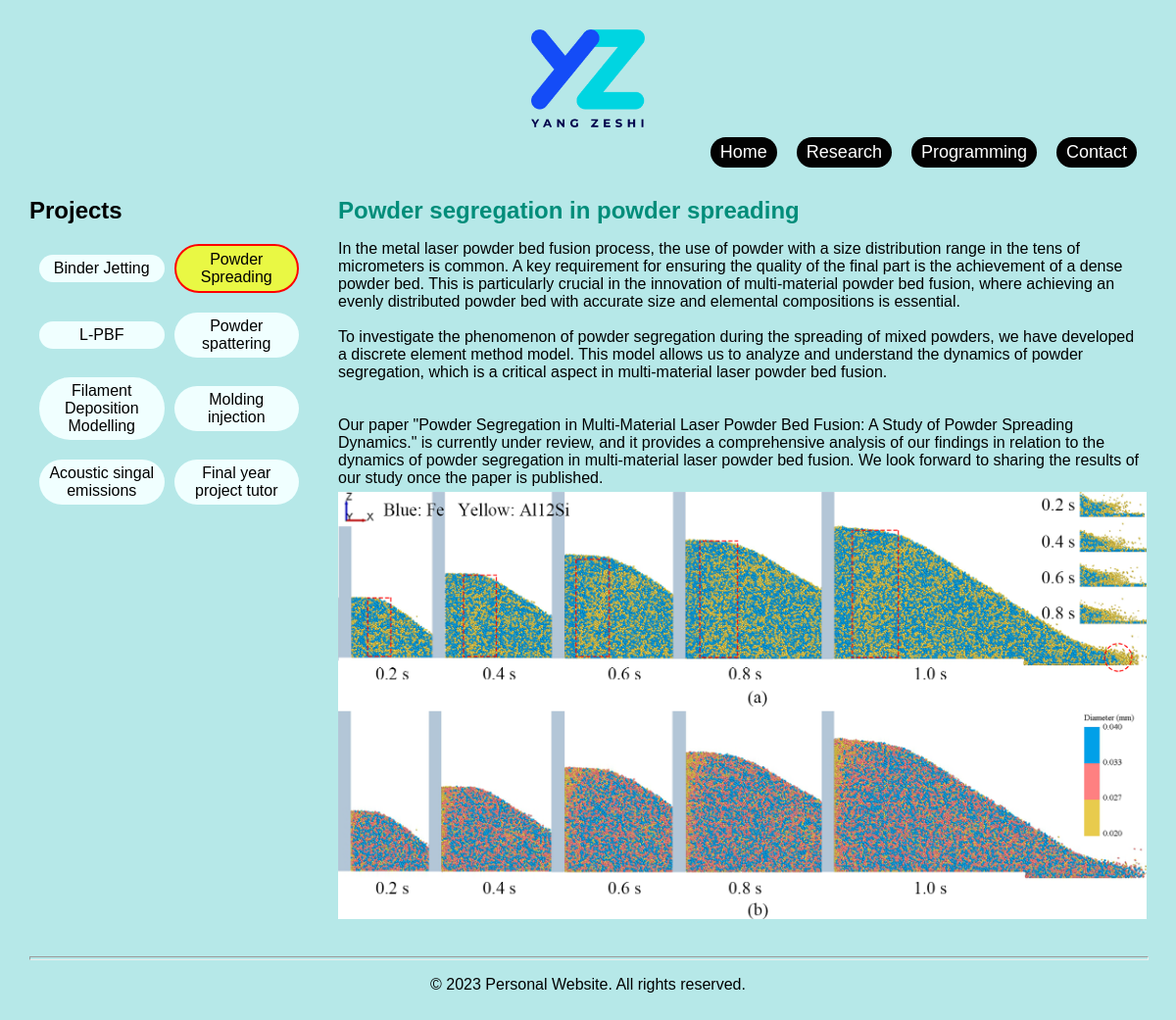
Screenshot of /research/2 with the database file from the repository.
### tables this page shows
CREATE TABLE "research_projects" (
    id INTEGER PRIMARY KEY AUTOINCREMENT,
    title TEXT NOT NULL,
    content TEXT NOT NULL
, full_title text);

### app.py (the view)
@app.route('/research/<int:intro_id>')
def show_intro_1(intro_id):
    db = get_db()
    cursor = db.execute('SELECT * FROM research_projects')
    intros = cursor.fetchall()
    session['intro_id'] = intro_id
    image_src = [url_for('static', filename=f'images/research/{intro_id}.png')]
    file_path = image_src[0].lstrip('/')
    if os.path.exists(file_path)==False:
        image_src=['']
    return render_template('/research projects/research_projects.html',intro=intros[intro_id-1],image_srcs=image_src)

### app.py (called while the page is built)
def get_db():
    db=getattr(g,'_database', None)
    if db is None:
        db=g._datase=sqlite3.connect(app.config['DATABASE'])
        db.row_factory=sqlite3.Row
    return db

@app.teardown_appcontext
def close_connection(exception):
    db = getattr(g, '_database', None)
    if db is not None:
        db.close()

@app.context_processor
def inject_intros():
    db = get_db()
    research_cursor = db.execute('SELECT * FROM research_projects')
    research_intros = research_cursor.fetchall()
    programming_cursor = db.execute('SELECT * FROM programming_projects')
    programming_intros = programming_cursor.fetchall()
    intro_id = session.get('intro_id')
    return dict(research_intros=research_intros, programming_intros=programming_intros, intro_id=intro_id)

### templates/research projects/research_projects.html (shortened to what this page needs)
<!DOCTYPE html>
{% extends 'base.html' %}
{% block content %}
<html>
<head>
    <link rel="stylesheet" type="text/css" href="{{ url_for('static', filename='styles/main.css') }}">
</head>
<body>
  <div class="grid-container">
    <div class="grid1">
      {% include 'research projects/project_tree.html' %}
    </div>
    <div class="grid2">
      <div class="wrapper">
        <div class="section">
          <h2>{{ intro['full_title'] }}</h2>
          <p style="white-space: pre-line;">{{ intro['content'] | safe }}</p>
          {% for image_src in image_srcs %}
          <img class="fit-picture" src="{{ image_src }}" style="display: block;margin: 0 auto;width: auto;">
          {% endfor %}
        </div>
      </div>
    </div>
  </div>
        <hr>
  </body>
</html>
{% endblock %}

### templates/research projects/project_tree.html
<link rel="stylesheet" type="text/css" href="{{ url_for('static', filename='styles/main.css') }}">
<h2>Projects</h2>
<div class="project-list" style="grid-template-columns: 1fr 1fr;">
  {% for intro in research_intros %}
      <a href="{{ url_for('show_intro_1', intro_id=intro['id']) }}" class="widget {% if intro['id'] == intro_id %}highlight{% endif %}">{{ intro['title'] }}</a>
  {% endfor %}
</div>

### static/styles/base.css (style rules this page uses)
.widget { margin-left: 10px; padding: 5px 10px; background-color: rgb(2, 2, 2); border-radius: 50px; text-decoration: none; color: rgb(255, 255, 255); }

### static/styles/main.css (style rules this page uses)
body { background-color: rgba(67, 197, 197, 0.39); font-family: Arial, sans-serif; margin: 10px; padding: 20px; }
.section { margin-bottom: 30px; text-align: left; }
.section h2 { color: #008d7a; margin-bottom: 10px; text-align: left; }
.section p { margin-bottom: 5px; }
hr { color: blue; height: 2px; width: 100%; margin-left: auto; margin-right: auto; }
.fit-picture { max-width: 100%; max-height: 100%; width: 40%; height: auto; }
.project-list { display: grid; grid-template-columns: 1fr 1fr 1fr; text-align: center; grid-gap: 20px 0px; }
.grid-container { display: grid; grid-template-columns: 1fr 3fr; grid-gap: 0px 40px; }
div.project-list { align-items: center; }
div.project-list a.widget { background-color: azure; text-align: center; color: #000000; }
div.project-list a.widget.highlight { background-color: rgba(255, 255, 0, 0.705); border: 2px solid red; }

### rows the page displays
research_projects: title "Binder Jetting"
research_projects: title "Powder Spreading", full_title "Powder segregation in powder spreading", content "In the metal laser powder bed fusion process, the use of powder with a size distribution range in the tens of micrometers is common. A key requirement for ensuring the quality of the final part is the achievement of a dense powder bed. This is particularly crucial in the innovation of multi-material powder bed fusion, where achieving an evenly distributed powder bed with accurate size and elemental compositions is essential. To investigate the phenomenon of powder segregation during the spreading of mixed powders, we have developed a discrete element method model. This model allows us to analyze and understand the dynamics of powder segregation, which is a critical aspect in multi-material…"
research_projects: title "L-PBF"
research_projects: title "Powder spattering"
research_projects: title "Filament Deposition Modelling"
research_projects: title "Molding injection"
research_projects: title "Acoustic singal emissions"
research_projects: title "Final year project tutor"
